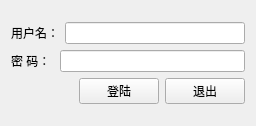
<?xml version="1.0" encoding="UTF-8"?>
<ui version="4.0">
 <class>Widget</class>
 <widget class="QWidget" name="Widget">
  <property name="geometry">
   <rect>
    <x>0</x>
    <y>0</y>
    <width>256</width>
    <height>126</height>
   </rect>
  </property>
  <property name="windowTitle">
   <string>Widget</string>
  </property>
  <layout class="QVBoxLayout" name="verticalLayout_2">
   <item>
    <layout class="QVBoxLayout" name="verticalLayout">
     <item>
      <layout class="QHBoxLayout" name="horizontalLayout_3">
       <item>
        <widget class="QLabel" name="label">
         <property name="text">
          <string>用户名：</string>
         </property>
        </widget>
       </item>
       <item>
        <widget class="QLineEdit" name="userLineEdit"/>
       </item>
      </layout>
     </item>
     <item>
      <layout class="QHBoxLayout" name="horizontalLayout_2">
       <item>
        <widget class="QLabel" name="label_2">
         <property name="text">
          <string>密 码： </string>
         </property>
        </widget>
       </item>
       <item>
        <widget class="QLineEdit" name="passwdLineEdit"/>
       </item>
      </layout>
     </item>
     <item>
      <layout class="QHBoxLayout" name="horizontalLayout">
       <item>
        <spacer name="horizontalSpacer">
         <property name="orientation">
          <enum>Qt::Horizontal</enum>
         </property>
         <property name="sizeHint" stdset="0">
          <size>
           <width>40</width>
           <height>20</height>
          </size>
         </property>
        </spacer>
       </item>
       <item>
        <widget class="QPushButton" name="loginButton">
         <property name="text">
          <string>登陆</string>
         </property>
        </widget>
       </item>
       <item>
        <widget class="QPushButton" name="quitButton">
         <property name="text">
          <string>退出</string>
         </property>
        </widget>
       </item>
      </layout>
     </item>
    </layout>
   </item>
  </layout>
 </widget>
 <layoutdefault spacing="6" margin="11"/>
 <resources/>
 <connections>
  <connection>
   <sender>quitButton</sender>
   <signal>clicked()</signal>
   <receiver>Widget</receiver>
   <slot>close()</slot>
   <hints>
    <hint type="sourcelabel">
     <x>209</x>
     <y>89</y>
    </hint>
    <hint type="destinationlabel">
     <x>245</x>
     <y>100</y>
    </hint>
   </hints>
  </connection>
 </connections>
</ui>
